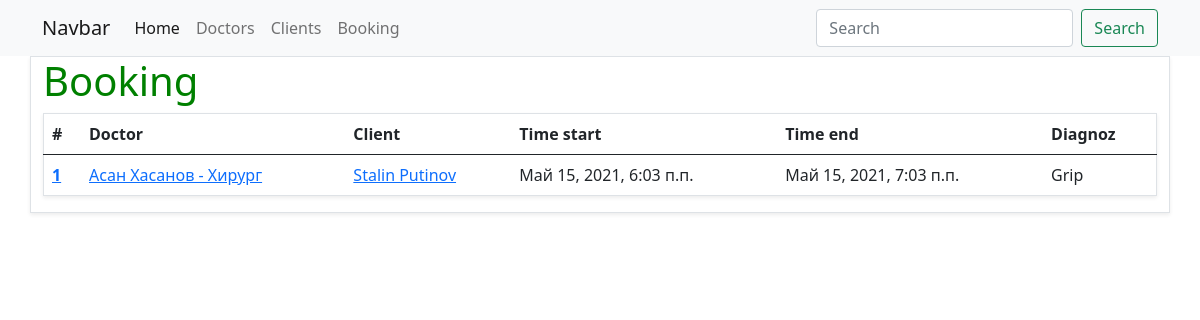
Before: /booking/ with the older database file.
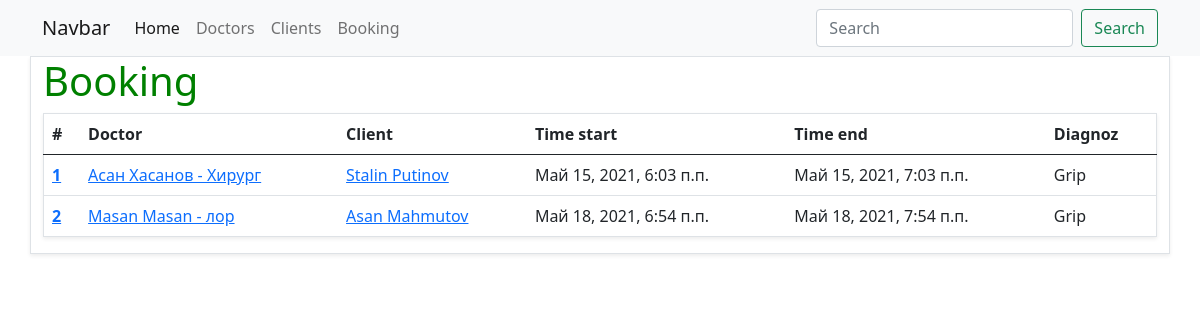
After: the same page with the newer database file.
### booking/models.py (models this page shows, shortened)
class Booking(models.Model):
    doctor = models.ForeignKey(Doctor, on_delete=models.CASCADE)
    client = models.ForeignKey(Client, on_delete=models.CASCADE)
    start_time = models.DateTimeField()
    end_time = models.DateTimeField()
    diagnoz = models.ForeignKey(Diagnoz,on_delete=models.CASCADE,null=True)
    active = models.BooleanField(default=True)

class Diagnoz(models.Model):
    name = models.CharField(max_length=120)
    def __str__(self):
        return self.name

### doctor/models.py (models this page shows)
class Doctor(models.Model):
    name = models.CharField("Имя",max_length=120)
    surname = models.CharField("Фамилия",max_length=120)
    age = models.IntegerField("Возраст")
    photo = models.ImageField("Фото",upload_to="doctor/",null=True)
    profes = models.ForeignKey(Profes,null=True,on_delete=models.CASCADE)
    def __str__(self):
        return "{} {} - {}".format(self.name,self.surname,self.profes)
    class Meta:
        verbose_name = "Доктор"
        verbose_name_plural = "Докторы"

class Profes(models.Model):
    name = models.CharField(max_length=120)
    def __str__(self):
        return self.name

### client/models.py (models this page shows)
class Client(models.Model):
    name = models.CharField(max_length=120)
    surname = models.CharField(max_length=120)
    age = models.IntegerField()
    def __str__(self):
        return "{} {}".format(self.name,self.surname)

### booking/views.py (the view)
# urls.py: path("booking/",booking),
def booking(request):
    bookings = Booking.objects.filter(active=True)
    return render(request,"booking/booking.html",{"bookings":bookings})

### templates/booking/booking.html
{% extends 'base.html' %}
{% block container %}
    <h1>Booking</h1>
    <table class="table border shadow-sm">
  <thead>
    <tr>
      <th scope="col">#</th>
      <th scope="col">Doctor</th>
      <th scope="col">Client</th>
      <th scope="col">Time start</th>
      <th scope="col">Time end</th>
      <th scope="col">Diagnoz</th>
    </tr>
  </thead>
  <tbody>
  {% for booking in bookings %}
    <tr>
      <th scope="row"><a href="/booking/{{booking.id}}">{{forloop.counter }}</a></th>
      <td><a href="/doctor/{{booking.doctor.id}}">{{booking.doctor}}</a></td>
      <td><a href="/client/{{booking.client.id}}">{{booking.client}}</a></td>
      <td>{{booking.start_time}}</td>
      <td>{{booking.end_time}}</td>
      <td>{{booking.diagnoz}}</td>
    </tr>
  {% endfor %}
  </tbody>
</table>
{% endblock container %}

Changed rows visible on the page:
added Booking: doctor "Masan Masan - лор", client "Asan Mahmutov", start_time "Май 18, 2021, 6:54 п.п.", end_time "Май 18, 2021, 7:54 п.п.", diagnoz "Grip"
